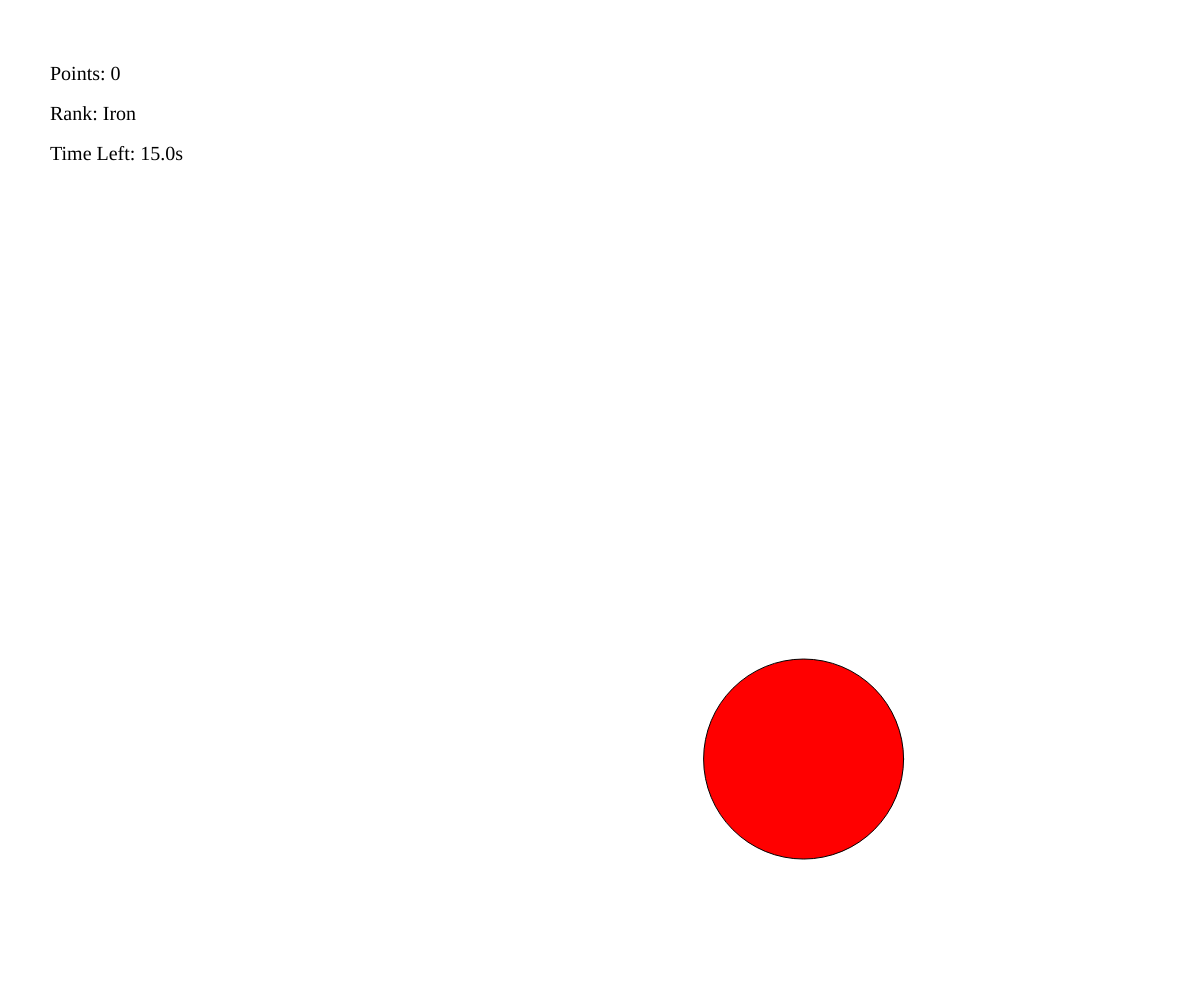
Frame 1 (no input)
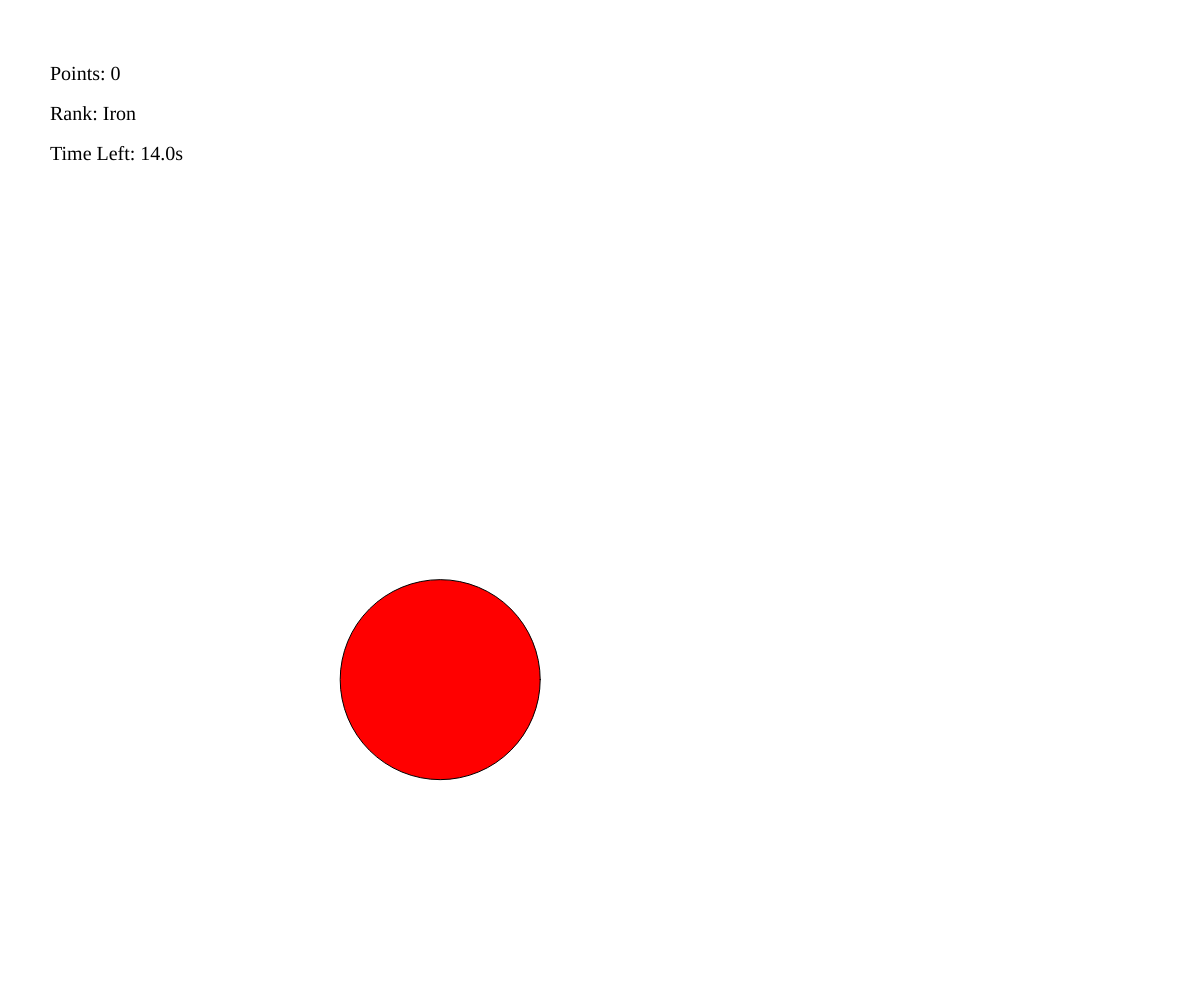
Frame 60 (no input)
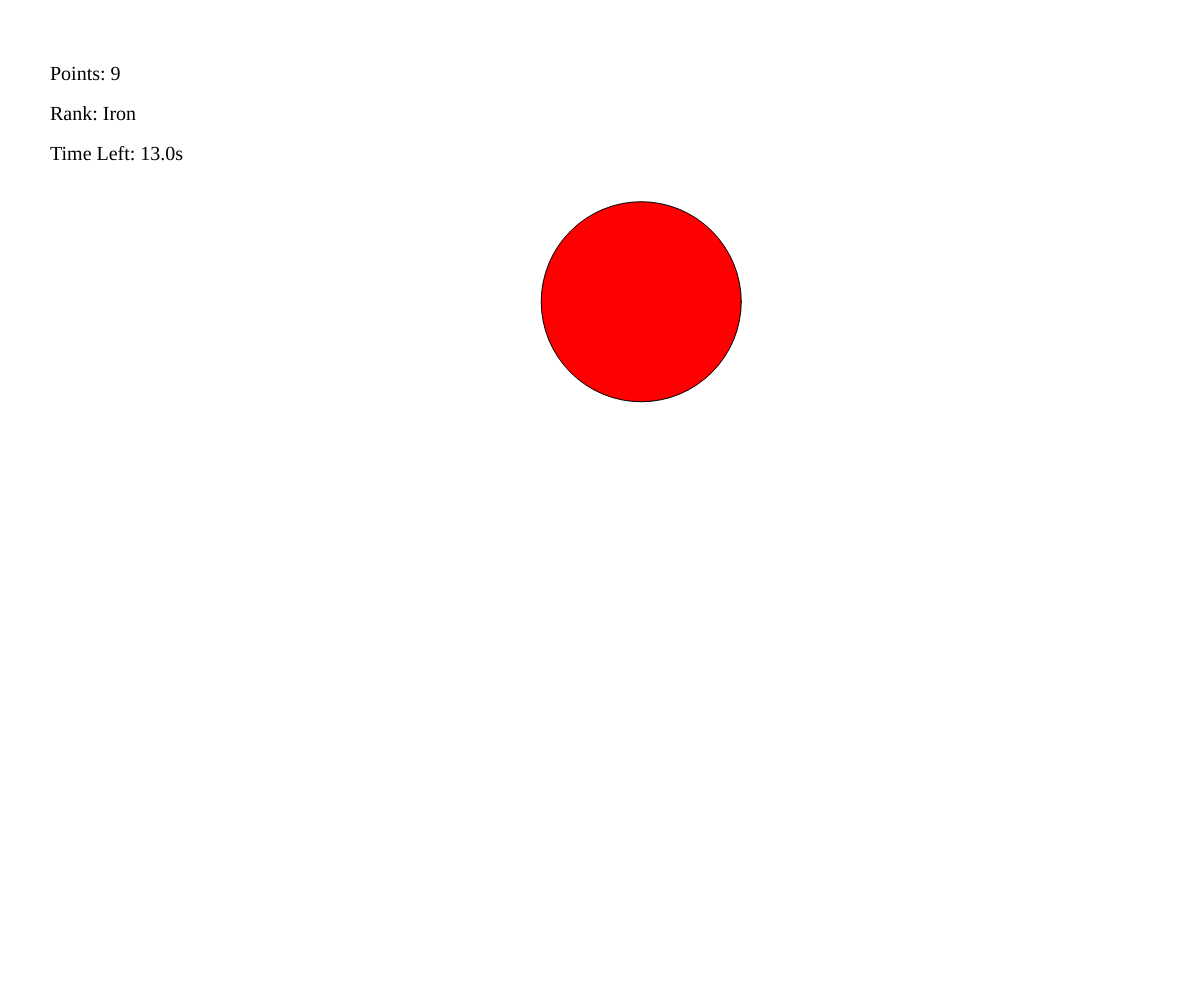
Frame 120 (the mouse pressed at the canvas centre since frame 60)

The p5.js sketch that drew these frames (run headless with seeded random() and noise() and a simulated clock; from frame 60 on, the mouse is pressed at the canvas centre):

// p5.js sketch
// ── sketch.js
// Arrays and Object Notation
// Ashad Hussain
// 2026-10-26
//
// Extra for Experts:
//I used the p5.js function nf in line 98.

let points = 0;
let rankNow = "";
let ranks = ["Iron", "Silver", "Gold", "Diamond", "Immortal"];
let totalTime = 15;
let startTime = 0;
let timeLeft = totalTime;
let gameOver = false;


let theBall = {
  x: 0,
  y: 0,
  diameter: 200,
  time: 0,
  timeOffset: 10000,
  speed: 0.02,

  move(){
    theBall.x = noise(theBall.time) * width;
    theBall.y = noise(theBall.time + theBall.timeOffset) * height;
    theBall.time += theBall.speed;
  },

  display(){
    stroke(0);
    fill("red");
    circle(theBall.x, theBall.y, theBall.diameter);
  }
};
 

async function setup() {
  createCanvas(windowWidth, windowHeight);
  startTime = millis();
}

function draw() {
  background(255);

  let timeGone = (millis()- startTime) / 1000;
  timeLeft = totalTime - timeGone;
  
  if(timeLeft <= 0){
    timeLeft = 0;
    gameOver = true;
    noLoop();
  }

  if(!gameOver){
    theBall.move();
    theBall.display();
    scoreCheck();
    changeRank();
  }
  displayUI();
}

function scoreCheck(){
  let d = dist(mouseX, mouseY, theBall.x, theBall.y);
  if (d < theBall.diameter/2){
    points = points + 1;
  }
}

function changeRank(){
  if(points >= 600){
    rankNow = ranks[4];
  }
  else if(points >= 300){
    rankNow = ranks[3];
  }
  else if(points >= 100){
    rankNow = ranks[2];
  }
  else if(points >= 50){
    rankNow = ranks[1];
  }
  else{
    rankNow = ranks[0];
  }
}

function displayUI(){
  fill(0);
  noStroke();
  textSize(20);
  textFont("Georgia");

  text("Points: " + points, 50, 80);
  text("Rank: " + rankNow, 50, 120);
  text("Time Left: " + nf(timeLeft, 1, 1) + "s", 50, 160);
  if(gameOver){
    textSize(50);
    textAlign(CENTER, CENTER);
    text("GAME OVER!", width/2, height/2);
    textSize(25);
    text("Final Score: " + points + " (" + rankNow + ") ", width/2, height/2 + 50);
  }
}
